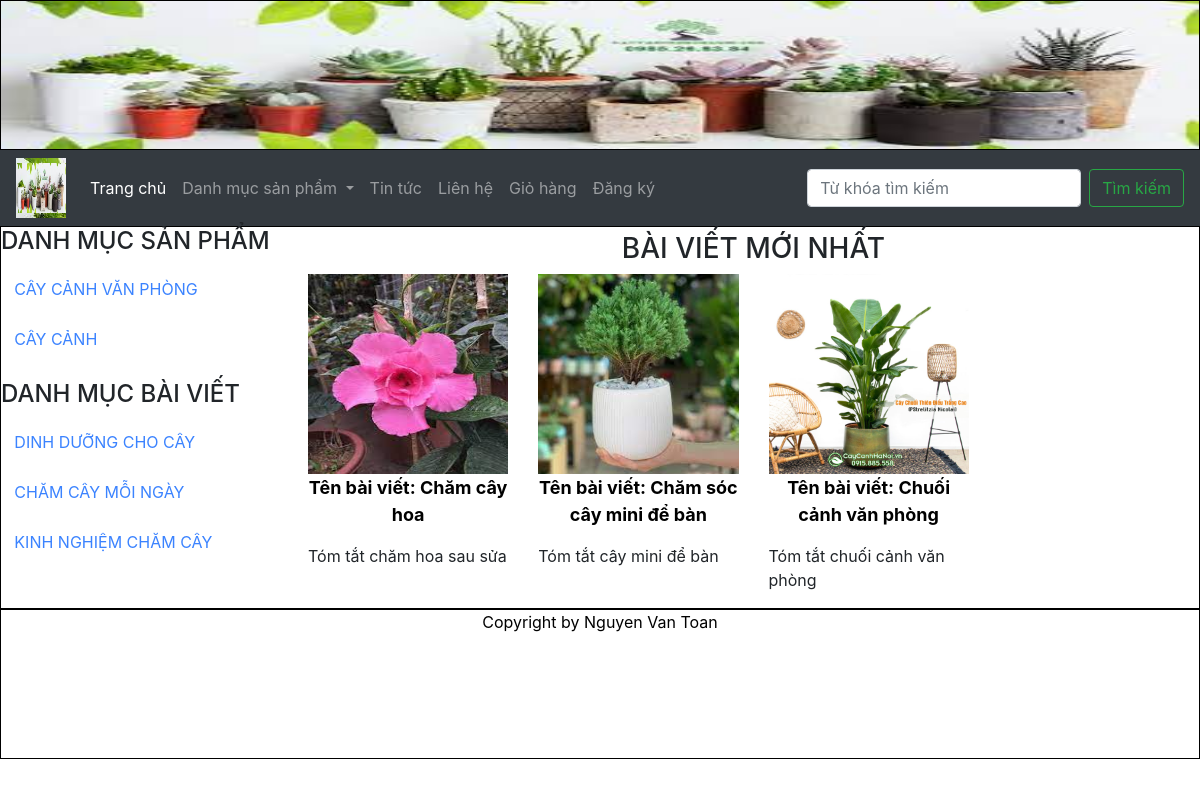
The page /index.php?quanly=tintuc on the database its author committed.
### tables this page shows
CREATE TABLE `tbl_danhmuc` (
  `maDanhMuc` int(11) NOT NULL,
  `tenDanhMuc` varchar(100) NOT NULL,
  `thutu` int(11) NOT NULL
);

CREATE TABLE `tbl_danhmucbaiviet` (
  `id_baiviet` int(11) NOT NULL,
  `tendanhmuc_baiviet` varchar(255) NOT NULL,
  `thutu` int(11) NOT NULL
);

CREATE TABLE `tbl_baiviet` (
  `id` int(11) NOT NULL,
  `tenbaiviet` varchar(255) NOT NULL,
  `noidung` longtext NOT NULL,
  `tomtat` longtext NOT NULL,
  `id_danhmuc` int(11) NOT NULL,
  `hinhanh` varchar(255) NOT NULL,
  `tacgia` varchar(50) NOT NULL,
  `tinhtrang` int(11) NOT NULL
);

### pages/main/tintuc.php (the view)
<?php
    $sql_bv= "SELECT * from tbl_baiviet where tinhtrang = 1 order by id desc";
    $query_bv = mysqli_query($mysqli,$sql_bv);
?>
<h3 style="text-align: center; text-transform: uppercase;">Bài viết mới nhất</h3>
<div class="row">
    <?php
    while($row_bv = mysqli_fetch_array($query_bv)){
    ?>
    <div class="col-md-3 col-sm-12 col-xm-12">
        <a href="index.php?quanly=baiviet&id=<?php echo $row_bv['id'] ?>">
            <img class="img img-responsive" width="100%" height="200px" src="admincp/modules/quanlybaiviet/uploads/<?php echo $row_bv['hinhanh'] ?>" alt="">
            <p class="title_product">Tên bài viết: <?php echo $row_bv['tenbaiviet'] ?></p>
        </a>
        <p class="title_product"><?php echo $row_bv['tomtat'] ?></p>
    </div>
    <?php
    }
    ?>
</div>

### pages/sidebar/sidebar.php
<h4>DANH MỤC SẢN PHẨM</h4>
<ul class="list_sidebar">
    <?php
    $sql_danhmuc = "SELECT * from tbl_danhmuc order by maDanhMuc asc";
    $query_danhmuc = mysqli_query($mysqli,$sql_danhmuc);
    while($row = mysqli_fetch_array($query_danhmuc)){
    ?>
    <li  style="text-transform: uppercase;"><a href="index.php?quanly=danhmucsanpham&id=<?php echo $row['maDanhMuc'] ?>"><?php echo $row['tenDanhMuc'] ?></a></li>
    <?php
    }
    ?>
</ul>
<h4>DANH MỤC BÀI VIẾT</h4>
<ul class="list_sidebar">
    <?php
    $sql_danhmucbv = "SELECT * from tbl_danhmucbaiviet order by id_baiviet asc";
    $query_danhmucbv = mysqli_query($mysqli,$sql_danhmucbv);
    while($row = mysqli_fetch_array($query_danhmucbv)){
    ?>
    <li style="text-transform: uppercase;"><a href="index.php?quanly=danhmucbaiviet&id=<?php echo $row['id_baiviet'] ?>"><?php echo $row['tendanhmuc_baiviet'] ?></a></li>
    <?php
    }
    ?>
</ul>

### css/style.css (style rules this page uses)
body { margin: 0; padding: 0; }
ul.list_sidebar { padding: 0; width: 100%; list-style: none; }
ul.list_sidebar li { padding-right: 10px; }
ul.list_sidebar li a { font-size: 16px; text-decoration: none; color: rgb(59, 131, 255); line-height: 50px; margin-left: 5%; }
p.title_product { text-align: center; color: #000; font-size: 18px; font-weight: bold; }

### rows shown on the page
tbl_danhmuc: tenDanhMuc "CÂY CẢNH VĂN PHÒNG"
tbl_danhmuc: tenDanhMuc "CÂY CẢNH"
tbl_danhmucbaiviet: tendanhmuc_baiviet "DINH DƯỠNG CHO CÂY"
tbl_danhmucbaiviet: tendanhmuc_baiviet "CHĂM CÂY MỖI NGÀY"
tbl_danhmucbaiviet: tendanhmuc_baiviet "KINH NGHIỆM CHĂM CÂY"
tbl_baiviet: hinhanh (picture), tenbaiviet "Chăm cây hoa", tomtat "Tóm tắt chăm hoa sau sửa"
tbl_baiviet: hinhanh (picture), tenbaiviet "Chăm sóc cây mini để bàn", tomtat "Tóm tắt cây mini để bàn"
tbl_baiviet: hinhanh (picture), tenbaiviet "Chuối cảnh văn phòng", tomtat "Tóm tắt chuối cảnh văn phòng"
